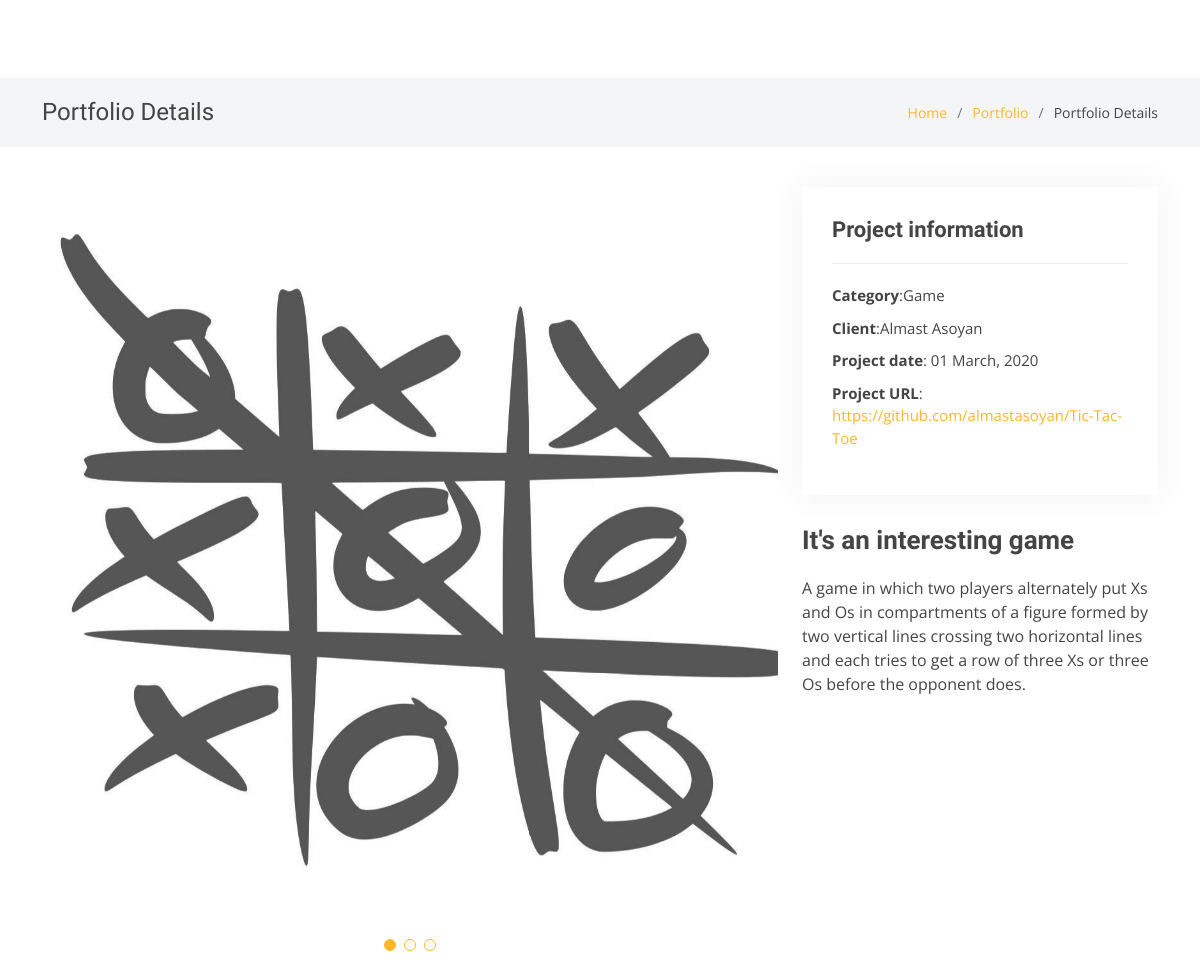
/portfolio_project/1, run on the app's committed database.
### resume/models.py (models this page shows)
class PortfolioProject(models.Model):
        name = models.CharField(max_length= 50)
        image = models.ImageField(upload_to='media/')
        short_description = models.CharField(max_length=50)
        description =models.TextField(max_length= 1000)
        category= models.CharField(max_length=50)
        client= models.CharField(max_length=50)
        url= models.URLField()

### resume/views.py (the view)
# urls.py: path('portfolio_project/<int:id>', portfolio_project, name="portfolio_project"),
def portfolio_project(request, id):
    project =  get_object_or_404(PortfolioProject, id =id)
    print(project)
    return render(request, "portfolio-details.html",context= {"project": project})

### resume/templates/portfolio-details.html (shortened to what this page needs)
{% extends 'base.html'%} {% load static %} {% block bodycontent %}
  <main id="main">
    <section class="breadcrumbs">
      <div class="container">
        <div class="d-flex justify-content-between align-items-center">
          <h2>Portfolio Details</h2>
          <ol>
            <li><a href="index.html">Home</a></li>
            <li><a href="portfolio.html">Portfolio</a></li>
            <li>Portfolio Details</li>
          </ol>
        </div>
      </div>
    </section>
    <section id="portfolio-details" class="portfolio-details">
      <div class="container">
        <div class="row gy-4">
          <div class="col-lg-8">
            <div class="portfolio-details-slider swiper">
              <div class="swiper-wrapper align-items-center">
                <div class="swiper-slide">
                  <img src="{{project.image.url}}" alt="">
                </div>
              </div>
              <div class="swiper-pagination"></div>
            </div>
          </div>
          <div class="col-lg-4">
            <div class="portfolio-info">
              <h3>Project information</h3>
              <ul>
                <li><strong>Category</strong>:{{project.category}}</li>
                <li><strong>Client</strong>:{{project.client}}</li>
                <li><strong>Project date</strong>: 01 March, 2020</li>
                <li><strong>Project URL</strong>: <a href="{{project.url}}">{{project.url}}</a></li>
              </ul>
            </div>
            <div class="portfolio-description">
              <h2>{{project.short_description}}</h2>
              <p>
                {{project.description}}
              </p>
            </div>
          </div>
        </div>
      </div>
    </section>
  </main>
{% endblock %}

### resume/static/assets/css/style.css (style rules this page uses)
body { font-family: "Open Sans", sans-serif; color: #444444; }
a { color: #ffb727; text-decoration: none; }
h1, h2, h3, h4, h5, h6 { font-family: "Raleway", sans-serif; }
section { padding: 60px 0; }
.breadcrumbs { padding: 20px 0; background-color: #f4f5f6; min-height: 40px; margin-top: 78px; }
.breadcrumbs h2 { font-size: 24px; font-weight: 300; margin: 0; }
.breadcrumbs ol { display: flex; flex-wrap: wrap; list-style: none; padding: 0; margin: 0; font-size: 14px; }
.breadcrumbs ol li+li { padding-left: 10px; }
.breadcrumbs ol li+li::before { display: inline-block; padding-right: 10px; color: #6c757d; content: "/"; }
.portfolio-details { padding-top: 40px; }
.portfolio-details .portfolio-details-slider img { width: 100%; }
.portfolio-details .portfolio-details-slider .swiper-pagination { margin-top: 20px; position: relative; }
.portfolio-details .portfolio-info { padding: 30px; box-shadow: 0px 0 30px rgba(59, 67, 74, 0.08); }
.portfolio-details .portfolio-info h3 { font-size: 22px; font-weight: 700; margin-bottom: 20px; padding-bottom: 20px; border-bottom: 1px solid #eee; }
.portfolio-details .portfolio-info ul { list-style: none; padding: 0; font-size: 15px; }
.portfolio-details .portfolio-info ul li+li { margin-top: 10px; }
.portfolio-details .portfolio-description { padding-top: 30px; }
.portfolio-details .portfolio-description h2 { font-size: 26px; font-weight: 700; margin-bottom: 20px; }
.portfolio-details .portfolio-description p { padding: 0; }

### data on the page
PortfolioProject: image (picture), category "Game", client "Almast Asoyan", url "https://github.com/almastasoyan/Tic-Tac-Toe", short_description "It's an interesting game", description "A game in which two players alternately put Xs and Os in compartments of a figure formed by two vertical lines crossing two horizontal lines and each tries to get a row of three Xs or three Os before the opponent does."
